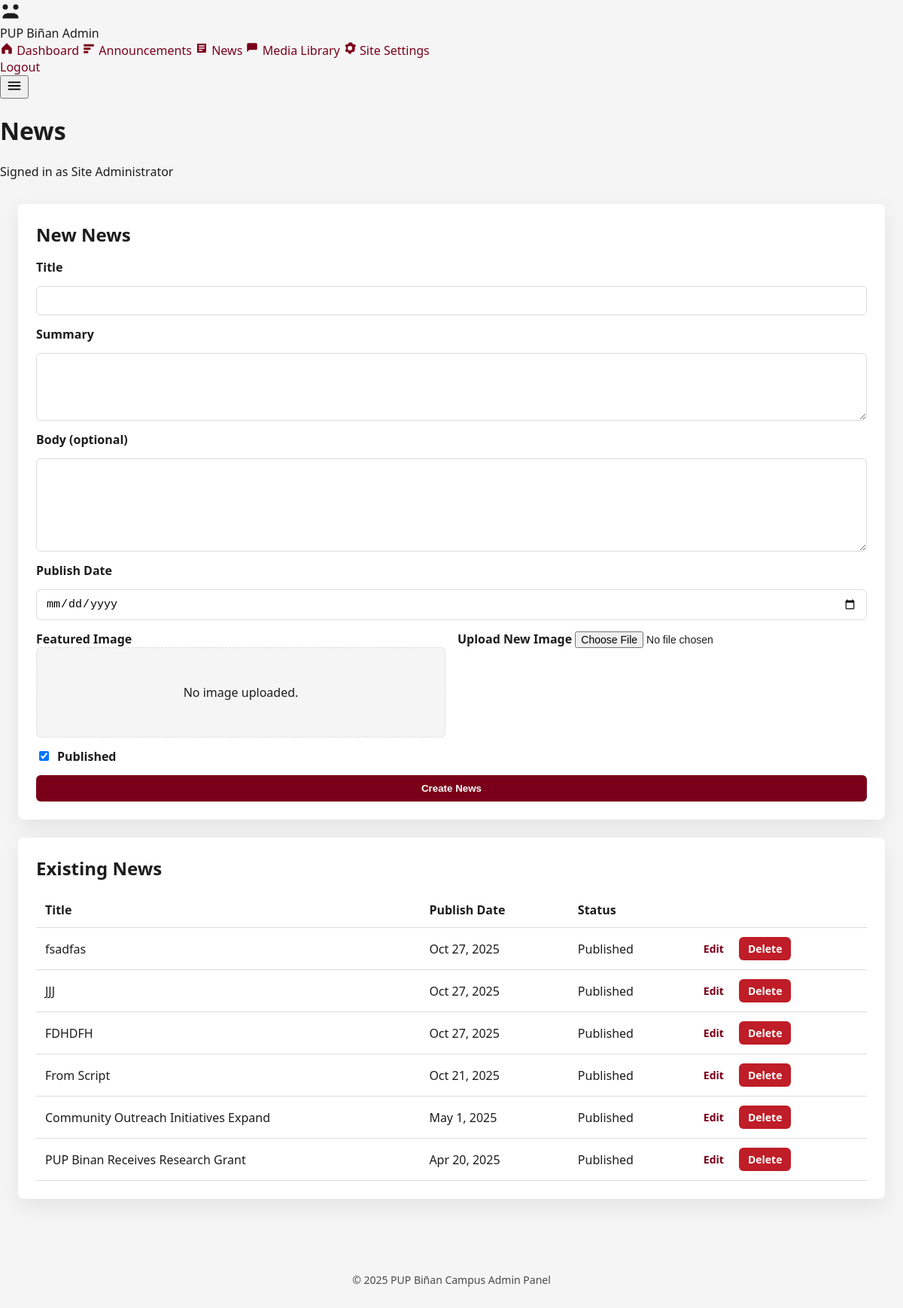
/pupbcwebsite-main/test_news_include.php (signed in), run on the app's committed database.
### tables this page shows
CREATE TABLE `news` (
  `id` int(10) UNSIGNED NOT NULL,
  `title` varchar(255) NOT NULL,
  `summary` text NOT NULL,
  `body` longtext DEFAULT NULL,
  `image_path` varchar(255) DEFAULT NULL,
  `publish_date` date DEFAULT NULL,
  `is_published` tinyint(1) NOT NULL DEFAULT 1,
  `created_by` int(10) UNSIGNED DEFAULT NULL,
  `created_at` timestamp NOT NULL DEFAULT current_timestamp(),
  `updated_at` timestamp NOT NULL DEFAULT current_timestamp() ON UPDATE current_timestamp()
);

### pupbcwebsite-main/test_news_include.php (called while the page is built)
<?php
require 'pupbcwebsite-main/pupbc-website/admin/includes/init.php';
require 'pupbcwebsite-main/pupbc-website/admin/news.php';

### pupbcwebsite-main/pupbc-website/admin/news.php (the view, shortened to what this page needs)
<?php
require_once __DIR__ . '/includes/auth.php';
$editing = null;
$newsItems = $conn->query("
    SELECT id, title, publish_date, is_published
    FROM news
    ORDER BY COALESCE(publish_date, created_at, NOW()) DESC
");
require_once __DIR__ . '/includes/header.php';
?>
<section class="card">
    <h2><?php echo $editing ? 'Edit News' : 'New News'; ?></h2>
    <form method="post" action="news.php" enctype="multipart/form-data" class="form">
        <label for="title">Title</label>
        <input type="text" id="title" name="title"
               value="<?php echo htmlspecialchars($editing['title'] ?? '', ENT_QUOTES); ?>" required>
        <label for="summary">Summary</label>
        <textarea class="js-editor" id="summary" name="summary" rows="4"><?php
            echo htmlspecialchars($editing['summary'] ?? '', ENT_QUOTES); ?></textarea>
        <label for="body">Body (optional)</label>
        <textarea class="js-editor" id="body" name="body" rows="6"><?php
            echo htmlspecialchars($editing['body'] ?? '', ENT_QUOTES); ?></textarea>
        <label for="publish_date">Publish Date</label>
        <input type="date" id="publish_date" name="publish_date"
               value="<?php echo htmlspecialchars($editing['publish_date'] ?? '', ENT_QUOTES); ?>">
        <div class="form__group--inline">
            <div>
                <label>Featured Image</label>
                <div class="media-preview" id="mediaPreview">
  <?php if (!empty($editing['image_path'])): ?>
    <img id="preview-img" src="../<?php echo htmlspecialchars($editing['image_path'], ENT_QUOTES); ?>" alt="Featured image">
  <?php else: ?>
    <span id="preview-empty">No image uploaded.</span>
  <?php endif; ?>
</div>
            </div>
            <div>
                <label for="image_upload">Upload New Image</label>
                <input type="file" id="image_upload" name="image_upload" accept=".png,.jpg,.jpeg,.webp">
            </div>
        </div>
        <label class="checkbox">
            <input type="checkbox" name="is_published" <?php
                echo isset($editing['is_published'])
                    ? ($editing['is_published'] ? 'checked' : '')
                    : 'checked'; ?>>
            <span>Published</span>
        </label>
        <button type="submit" class="btn btn--primary">
            <?php echo $editing ? 'Update News' : 'Create News'; ?>
        </button>
    </form>
</section>
<section class="card">
    <h2>Existing News</h2>
    <div class="table-responsive">
        <table>
            <thead>
            <tr>
                <th>Title</th>
                <th>Publish Date</th>
                <th>Status</th>
                <th></th>
            </tr>
            </thead>
            <tbody>
            <?php if ($newsItems && $newsItems->num_rows > 0): ?>
                <?php while ($row = $newsItems->fetch_assoc()): ?>
                    <tr>
                        <td><?php echo htmlspecialchars($row['title'], ENT_QUOTES); ?></td>
                        <td><?php echo $row['publish_date']
                                ? htmlspecialchars(date('M j, Y', strtotime($row['publish_date'])), ENT_QUOTES)
                                : '—'; ?></td>
                        <td><?php echo $row['is_published'] ? 'Published' : 'Draft'; ?></td>
                        <td class="table-actions">
                            <a class="btn btn--small" href="news.php?id=<?php echo (int)$row['id']; ?>">Edit</a>
                            <a class="btn btn--small btn--danger"
                               href="news.php?delete=<?php echo (int)$row['id']; ?>"
                               onclick="return confirm('Delete this news item?');">Delete</a>
                        </td>
                    </tr>
                <?php endwhile; ?>
            <?php else: ?>
                <tr><td colspan="4">No news items created yet.</td></tr>
            <?php endif; ?>
            </tbody>
        </table>
    </div>
</section>
<?php require_once __DIR__ . '/includes/footer.php';

### asset/css/admin.css (style rules this page uses)
:root { --color-primary: #7a0019; --color-primary-dark: #560011; --color-surface: #ffffff; --color-gray-100: #f5f5f5; --color-gray-300: #dcdcdc; --color-gray-600: #4a4a4a; --color-success: #2e8540; --color-error: #bf1d27; --border-radius: 8px; --shadow: 0 10px 30px rgba(0, 0, 0, 0.08); }
* { box-sizing: border-box; }
body { margin: 0; font-family: "Segoe UI", Arial, sans-serif; background: var(--color-gray-100); color: #1c1c1c; }
a { color: var(--color-primary); text-decoration: none; }
.card { background: var(--color-surface); padding: 24px; border-radius: var(--border-radius); box-shadow: var(--shadow); }
.card h2 { margin-top: 0; margin-bottom: 16px; }
table { width: 100%; border-collapse: collapse; }
th, td { padding: 12px; text-align: left; border-bottom: 1px solid var(--color-gray-300); }
.table-responsive { overflow-x: auto; }
.table-actions { display: flex; gap: 8px; }
.form { display: grid; gap: 14px; }
.form label { font-weight: 600; }
.form input[type="text"], .form input[type="password"], .form input[type="email"], .form input[type="url"], .form input[type="date"], .form textarea, .form select { width: 100%; padding: 10px 12px; border-radius: 6px; border: 1px solid var(--color-gray-300); font-size: 15px; }
.form input[type="file"] { font-size: 14px; }
.form__group--inline { display: grid; gap: 16px; grid-template-columns: repeat(auto-fit, minmax(220px, 1fr)); }
.checkbox { display: inline-flex; align-items: center; gap: 8px; font-weight: 500; }
.btn { display: inline-flex; align-items: center; justify-content: center; padding: 10px 18px; border-radius: 6px; border: none; font-weight: 600; cursor: pointer; transition: background 0.2s ease; }
.btn--primary { background: var(--color-primary); color: #fff; }
.btn--small { padding: 6px 12px; font-size: 14px; }
.btn--danger { background: var(--color-error); color: #fff; }
.media-preview { background: var(--color-gray-100); border: 1px dashed var(--color-gray-300); border-radius: 6px; padding: 12px; display: flex; align-items: center; justify-content: center; min-height: 120px; }

### data on the page
news: title "fsadfas", publish_date "Oct 27, 2025", is_published "Published"
news: title "JJJ", publish_date "Oct 27, 2025", is_published "Published"
news: title "FDHDFH", publish_date "Oct 27, 2025", is_published "Published"
news: title "From Script", publish_date "Oct 21, 2025", is_published "Published"
news: title "Community Outreach Initiatives Expand", publish_date "May 1, 2025", is_published "Published"
news: title "PUP Binan Receives Research Grant", publish_date "Apr 20, 2025", is_published "Published"

### other printed values
$pageTitle "News"
$adminName "Site Administrator"
